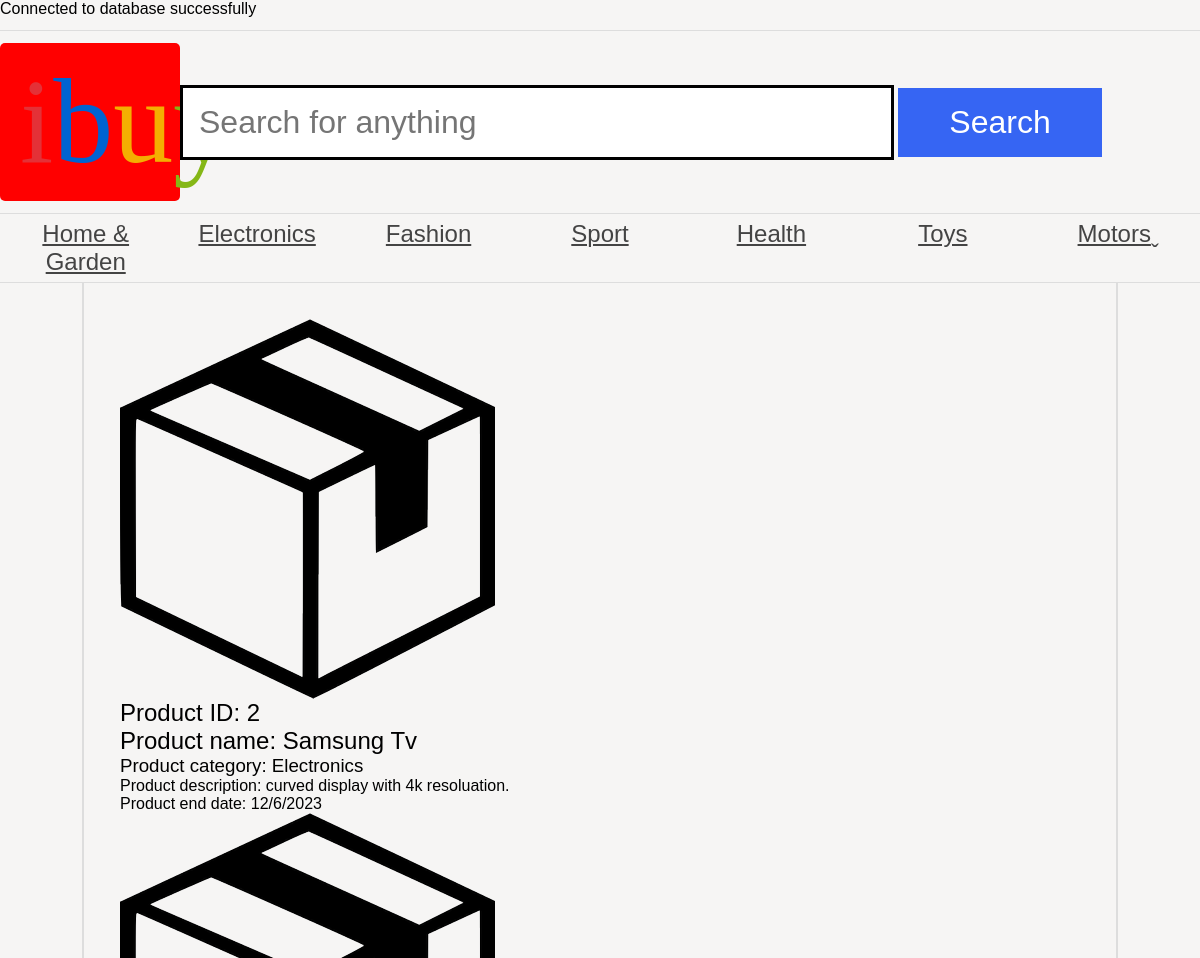
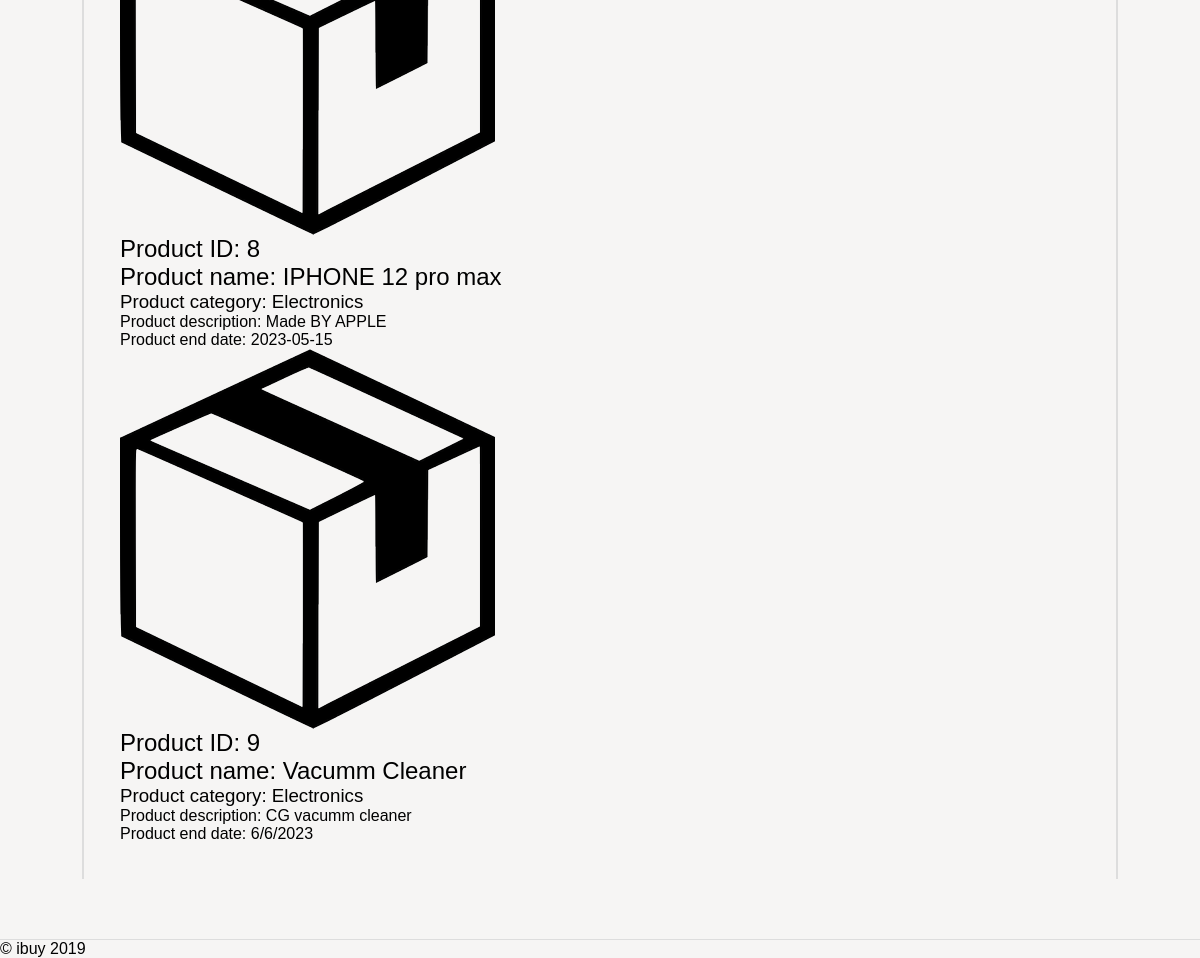
Page /as1/public/electronics.php on the committed database (2 pictures, top to bottom).
### tables this page shows
CREATE TABLE `auction` (
  `id` int(11) NOT NULL,
  `title` varchar(255) NOT NULL,
  `description` varchar(255) NOT NULL,
  `category` varchar(255) NOT NULL,
  `enddate` varchar(255) NOT NULL
);

### as1/public/electronics.php (the view, shortened to what this page needs)
<?php
    require 'dbcon.php';
    require 'header.php';
    require 'nav.php';
?>
<!DOCTYPE html>
<html lang="en">
<head>
</head>
<main>
<body>
<?php
      $stmt = $pdo->prepare("SELECT * FROM auction WHERE category='Electronics'");
      $stmt->execute();
      while($chabi = $stmt->fetch()) {
          echo '<img src="product.png" alt="product name">';
          echo '<article>';
          echo'<h2>'.'Product ID: '.$chabi['id'].'</h2>';
          echo '<h2>Product name: '.$chabi['title'].'</h2>';
          echo '<h3>Product category: '.$chabi['category'].'</h3>';
          echo '<p>Product description: '.$chabi['description'].'</p>';
          echo '<p>Product end date: '.$chabi['enddate'].'</p>';
          echo '</article>';
      }
?>
</body>
</main>
</html>
<?php
    require 'footer.php';
?>

### as1/public/header.php (shortened to what this page needs)
<!DOCTYPE html>
<html>
	<head>
		<link rel="stylesheet" href="ibuy.css" />
	</head>
	<body>
		<header>
		<a href="index.php" class="button">
  <h1><span class="i">i</span><span class="b">b</span><span class="u">u</span><span class="y">y</span></h1>
</a>
			<form action="#">
				<input type="text" name="search" placeholder="Search for anything" />
				<input type="submit" name="submit" value="Search" />
			</form>
</header>
</body>
</html>

### as1/public/nav.php
<nav>
			<ul>
				<li><a class="categoryLink" href="home&garden.php">Home &amp; Garden</a></li>
				<li><a class="categoryLink" href="electronics.php">Electronics</a></li>
				<li><a class="categoryLink" href="fashion.php">Fashion</a></li>
				<li><a class="categoryLink" href="sport.php">Sport</a></li>
				<li><a class="categoryLink" href="health.php">Health</a></li>
				<li><a class="categoryLink" href="toys.php">Toys</a></li>
				<li><a class="categoryLink" href="motors.php">Motors</a></li>
</ul>
</nav>

### as1/public/footer.php
<footer>
				&copy; ibuy 2019
			</footer>

### as1/public/ibuy.css (style rules this page uses)
* { margin: 0; padding: 0; }
body { font-family: 'Oxygen-Regular', sans-serif; background-color: #f6f5f4; max-width: 100vw; overflow-x: hidden; }
h1, h2, h3, h4 { font-weight: normal; }
a, a:visited { color: #444; }
header { margin-top: 1vw; font-family: 'Univers-Light-Normal'; display: grid; grid-template-columns: 15% 85%; align-items: center; padding-top: 1vw; padding-bottom: 1vw; border-top: 1px solid #ddd; border-bottom: 1px solid #ddd; }
header h1 { text-align: center; font-size: 5em; }
form { display: block; }
header form input[type=text] { border: 3px solid black; font-size: 2em; padding: 0.5em; width: 70%; }
header form input[type=submit] { background-color: #3665f3; color: white; width: 20%; font-size: 2em; padding: 0.5em; cursor: pointer; border: 0; }
header .i { color: #e43137; }
header .b { color: #0063d1; }
header .u { color: #f4ae01; }
header .y { color: #85b716; }
body > nav { border-bottom: 1px solid #ddd; }
body > nav ul li:last-child a:after { content: 'ˬ'; position: absolute; }
body > nav ul { display: flex; width: 100vw; list-style-type: none; }
body > nav ul li { flex: 1; }
body > nav ul li a { display: block; text-align: center; padding-top: 0.5vw; padding-bottom: 0.5vw; font-size: 1.5em; }
main { padding: 3vw; display: block; overflow: hidden; width: 80vw; margin: auto; border-left: 2px solid #ddd; border-right: 2px solid #ddd; }
footer { margin-top: 5vw; border-top: 1px solid #ddd; }
.button { display: inline-block; padding: 10px 20px; font-size: 24px; font-weight: bold; text-align: center; text-decoration: none; background-color: #f00; color: #fff; border-radius: 5px; }

### rows in the picture
auction: id "2", title "Samsung Tv", category "Electronics", description "curved display with 4k resoluation.", enddate "12/6/2023"
auction: id "8", title "IPHONE 12 pro max", category "Electronics", description "Made BY APPLE", enddate "2023-05-15"
auction: id "9", title "Vacumm Cleaner", category "Electronics", description "CG vacumm cleaner", enddate "6/6/2023"
